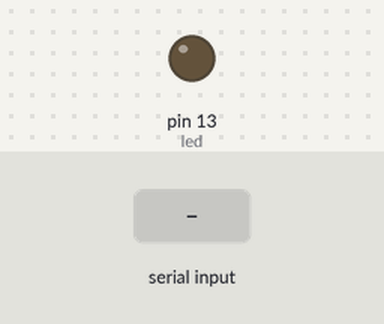
Bench run of a sketch on a simulated Arduino Uno, built with avr-gcc and run on an emulated ATmega328P. On the bench: output pins drawn as LEDs (lit = HIGH). Inputs (shaded band) come from the test bench.

Above: at 1.2 s.
1.3 s: "l" received over Serial
At 2.2 s:
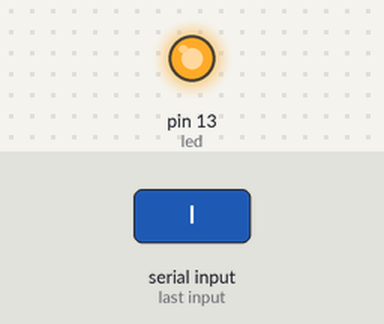
2.8 s: "d" received over Serial
At 3.3 s:
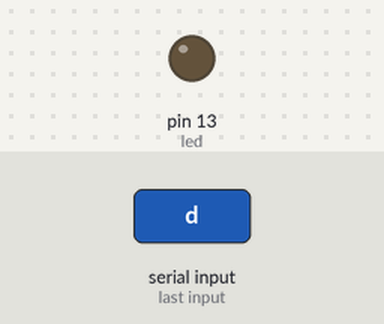
4.3 s: "L" received over Serial
At 5.7 s:
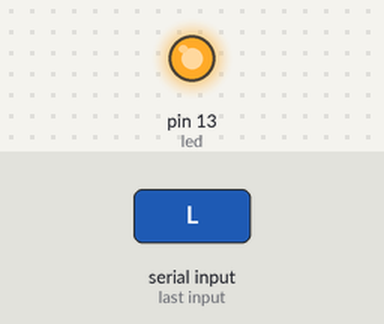
Timing chart, 0 to 7.3 s (numbered marks = the images above; inputs shaded):
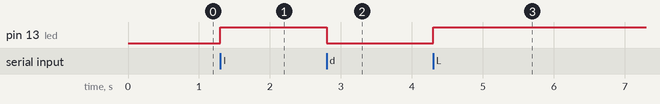

The sketch:

Projeto-2.ino
```cpp
// C++ code
//
int led = 13;

char teclado;

void setup()
{
  pinMode(led, OUTPUT);
  Serial.begin(9600);
}


void loop()
{
  if(Serial.available()>0){
    teclado = Serial.read();
    {
    if (teclado=='l' or teclado == 'L')
      digitalWrite(led, HIGH);
    }
    if (teclado=='d' or teclado== 'D'){
      digitalWrite(led, LOW);
    }
  }
}
```

Measured:
- after the input at 1.3 s, pin 13 (led): LOW → HIGH at once
- after the input at 2.8 s, pin 13 (led): HIGH → LOW at once
- after the input at 4.3 s, pin 13 (led): LOW → HIGH at once
